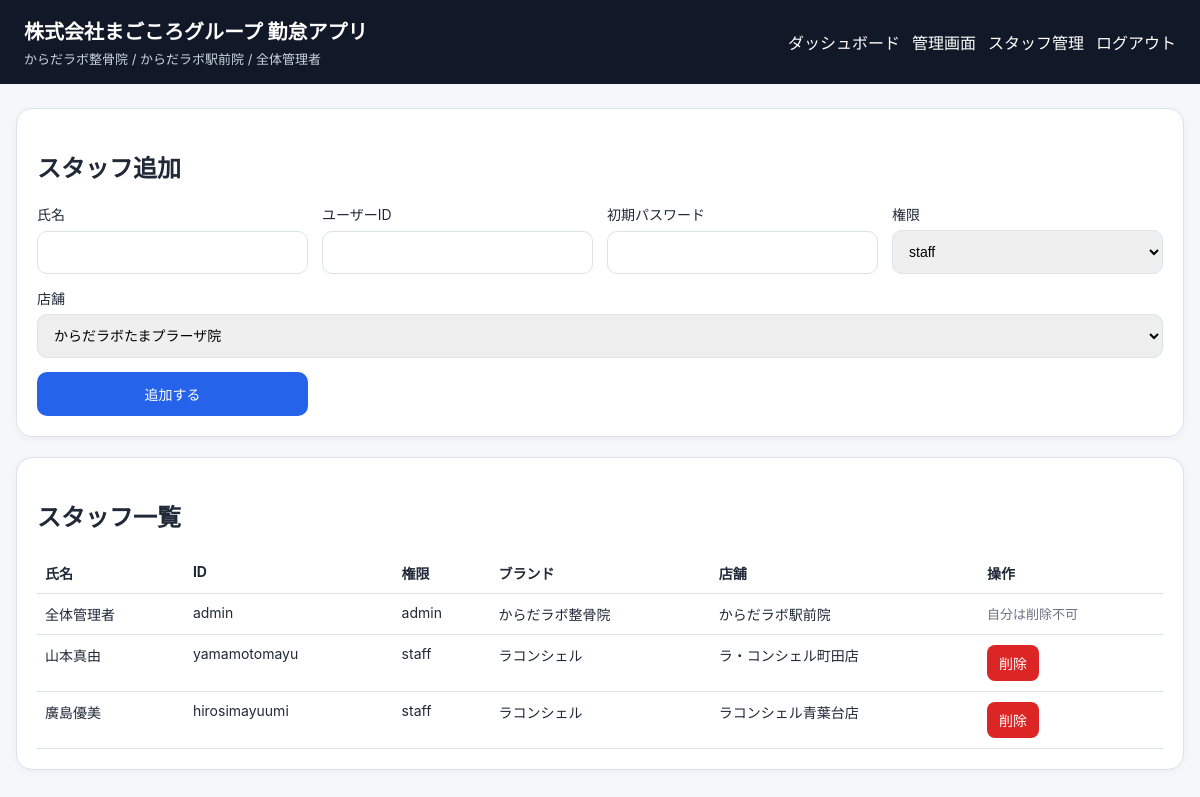
Page /admin/users (signed in) on the committed database.
### tables this page shows
CREATE TABLE stores (
    id INTEGER PRIMARY KEY AUTOINCREMENT,
    company_name TEXT NOT NULL,
    brand_name TEXT NOT NULL,
    store_name TEXT NOT NULL,
    display_name TEXT NOT NULL,
    created_at TIMESTAMP DEFAULT CURRENT_TIMESTAMP
);

CREATE TABLE users (
    id INTEGER PRIMARY KEY AUTOINCREMENT,
    store_id INTEGER NOT NULL,
    username TEXT NOT NULL UNIQUE,
    password_hash TEXT NOT NULL,
    full_name TEXT NOT NULL,
    role TEXT NOT NULL CHECK(role IN ('admin', 'staff')),
    is_active INTEGER NOT NULL DEFAULT 1,
    created_at TIMESTAMP DEFAULT CURRENT_TIMESTAMP,
    FOREIGN KEY (store_id) REFERENCES stores (id)
);

### app.py (the view, shortened to what this page needs)
@app.route("/admin/users", methods=["GET", "POST"])
@login_required
@admin_required
def manage_users():
    db = get_db()
    users = db.execute(
        """
        SELECT u.*, s.brand_name, s.store_name, s.display_name
        FROM users u
        LEFT JOIN stores s ON u.store_id = s.id
        ORDER BY s.brand_name, s.store_name, u.full_name
        """
    ).fetchall()
    stores = db.execute("SELECT * FROM stores ORDER BY brand_name, store_name").fetchall()
    return render_template("users.html", users=users, stores=stores)

### app.py (called while the page is built)
def get_db():
    if "db" not in g:
        g.db = sqlite3.connect(DATABASE)
        g.db.row_factory = sqlite3.Row
    return g.db

def database_ready() -> bool:
    if not os.path.exists(DATABASE):
        return False
    try:
        conn = sqlite3.connect(DATABASE)
        row = conn.execute("SELECT name FROM sqlite_master WHERE type='table' AND name='users'").fetchone()
        conn.close()
        return row is not None
    except sqlite3.Error:
        return False

def login_required(view):
    @wraps(view)
    def wrapped_view(**kwargs):
        if session.get("user_id") is None:
            return redirect(url_for("login"))
        return view(**kwargs)
    return wrapped_view

def admin_required(view):
    @wraps(view)
    def wrapped_view(**kwargs):
        if session.get("role") != "admin":
            flash("管理者のみ利用できます。", "error")
            return redirect(url_for("dashboard"))
        return view(**kwargs)
    return wrapped_view

@app.before_request
def load_logged_in_user():
    if request.endpoint == "init_db_route":
        g.user = None
        return
    if not database_ready():
        session.clear()
        g.user = None
        return
    user_id = session.get("user_id")
    if user_id is None:
        g.user = None
    else:
        g.user = get_db().execute(
            """
            SELECT u.*, s.brand_name, s.store_name, s.display_name, s.company_name
            FROM users u
            LEFT JOIN stores s ON u.store_id = s.id
            WHERE u.id = ?
            """,
            (user_id,),
        ).fetchone()
        if g.user is None:
            session.clear()

### templates/users.html (shortened to what this page needs)
{% extends 'base.html' %}
{% block content %}
<div class="card">
  <h2>スタッフ追加</h2>
  <form method="post" class="grid-form cols-2">
    <label>氏名<input type="text" name="full_name" required></label>
    <label>ユーザーID<input type="text" name="username" required></label>
    <label>初期パスワード<input type="text" name="password" required></label>
    <label>権限
      <select name="role">
        <option value="staff">staff</option>
      </select>
    </label>
    <label class="full">店舗
      <select name="store_id" required>
        {% for store in stores %}
        <option value="{{ store['id'] }}">{{ store['display_name'] }}</option>
        {% endfor %}
      </select>
    </label>
    <button type="submit">追加する</button>
  </form>
</div>
<div class="card">
  <h2>スタッフ一覧</h2>
  <table>
    <thead><tr><th>氏名</th><th>ID</th><th>権限</th><th>ブランド</th><th>店舗</th><th>操作</th></tr></thead>
    <tbody>
      {% for user in users %}
      <tr>
        <td>{{ user['full_name'] }}</td>
        <td>{{ user['username'] }}</td>
        <td>{{ user['role'] }}</td>
        <td>{{ user['brand_name'] }}</td>
        <td>{{ user['display_name'] }}</td>
        <td>
          {% if user['id'] == session.get('user_id') %}
          <span class="muted">自分は削除不可</span>
          {% else %}
          <form method="post" action="{{ url_for('delete_user', user_id=user['id']) }}" onsubmit="return confirm('本当に {{ user['full_name'] }} を削除しますか？打刻履歴も削除されます。');">
            <button type="submit" class="danger-button">削除</button>
          </form>
          {% endif %}
        </td>
      </tr>
      {% endfor %}
    </tbody>
  </table>
</div>
{% endblock %}

### templates/base.html (shortened to what this page needs)
<!doctype html>
<html lang="ja">
<head>
  <link rel="stylesheet" href="{{ url_for('static', filename='style.css') }}">
</head>
<body>
  <header class="topbar">
    <div>
      <h1>株式会社まごころグループ 勤怠アプリ</h1>
      {% if g.user %}
      <p class="subhead">{{ g.user['brand_name'] }} / {{ g.user['display_name'] }} / {{ g.user['full_name'] }}</p>
      {% endif %}
    </div>
    {% if g.user %}
    <nav>
      <a href="{{ url_for('dashboard') }}">ダッシュボード</a>
      {% if session.get('role') == 'admin' %}
      <a href="{{ url_for('admin_panel') }}">管理画面</a>
      <a href="{{ url_for('manage_users') }}">スタッフ管理</a>
      {% endif %}
      <a href="{{ url_for('logout') }}">ログアウト</a>
    </nav>
    {% endif %}
  </header>
  <main class="container">
    {% block content %}{% endblock %}
  </main>
</body>
</html>

### static/style.css (style rules this page uses)
:root { --bg: #f6f7fb; --card: #ffffff; --text: #1f2937; --primary: #2563eb; --danger: #dc2626; --border: #dbe2ea; }
body { margin: 0; font-family: -apple-system, BlinkMacSystemFont, "Segoe UI", sans-serif; background: var(--bg); color: var(--text); }
.topbar { background: #111827; color: white; padding: 16px 24px; display: flex; justify-content: space-between; align-items: center; gap: 16px; }
.topbar h1 { margin: 0; font-size: 20px; }
.subhead { margin: 4px 0 0; color: #cbd5e1; font-size: 13px; }
.topbar nav { display: flex; gap: 12px; flex-wrap: wrap; }
.topbar a { color: white; text-decoration: none; }
.container { max-width: 1200px; margin: 24px auto; padding: 0 16px 40px; }
.card { background: var(--card); border: 1px solid var(--border); border-radius: 16px; padding: 20px; margin-bottom: 20px; box-shadow: 0 2px 8px rgba(15, 23, 42, 0.04); }
.grid-form { display: grid; gap: 14px; }
.grid-form.cols-2 { grid-template-columns: repeat(auto-fit, minmax(240px, 1fr)); }
.grid-form .full { grid-column: 1 / -1; }
label { display: grid; gap: 6px; font-size: 14px; }
input, select, button { padding: 12px; border-radius: 10px; border: 1px solid var(--border); font-size: 14px; }
button, .button-link { background: var(--primary); color: white; border: none; text-decoration: none; display: inline-block; cursor: pointer; }
table { width: 100%; border-collapse: collapse; font-size: 14px; }
th, td { border-bottom: 1px solid var(--border); padding: 10px 8px; text-align: left; vertical-align: top; }
.danger-button { background: #dc2626; color: white; border: none; border-radius: 8px; padding: 8px 12px; cursor: pointer; }
.muted { color: #6b7280; font-size: 13px; }

### rows in the picture
stores: user.brand_name "からだラボ整骨院", user.display_name "からだラボ駅前院"
users: user.full_name "全体管理者", full_name "全体管理者", username "admin", role "admin", brand_name "からだラボ整骨院", display_name "からだラボ駅前院", shows "自分は削除不可"
users: full_name "山本真由", username "yamamotomayu", role "staff", brand_name "ラコンシェル", display_name "ラ・コンシェル町田店"
users: full_name "廣島優美", username "hirosimayuumi", role "staff", brand_name "ラコンシェル", display_name "ラコンシェル青葉台店"

### other values in the picture
form field store_id "からだラボたまプラーザ院"
